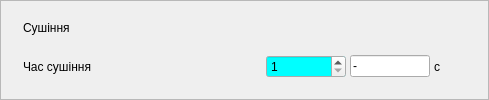
       <widget class="QFrame" name="f_7">
        <property name="frameShape">
         <enum>QFrame::StyledPanel</enum>
        </property>
        <property name="frameShadow">
         <enum>QFrame::Raised</enum>
        </property>
        <layout class="QGridLayout" name="gridLayout_6">
         <property name="leftMargin">
          <number>4</number>
         </property>
         <property name="topMargin">
          <number>4</number>
         </property>
         <property name="rightMargin">
          <number>4</number>
         </property>
         <property name="bottomMargin">
          <number>4</number>
         </property>
         <property name="spacing">
          <number>4</number>
         </property>
         <item row="1" column="2">
          <widget class="QSpinBox" name="Tnt_zd">
           <property name="minimumSize">
            <size>
             <width>80</width>
             <height>0</height>
            </size>
           </property>
           <property name="palette">
            <palette>
             <active>
              <colorrole role="Base">
               <brush brushstyle="SolidPattern">
                <color alpha="255">
                 <red>0</red>
                 <green>255</green>
                 <blue>255</blue>
                </color>
               </brush>
              </colorrole>
             </active>
             <inactive>
              <colorrole role="Base">
               <brush brushstyle="SolidPattern">
                <color alpha="255">
                 <red>0</red>
                 <green>255</green>
                 <blue>255</blue>
                </color>
               </brush>
              </colorrole>
             </inactive>
             <disabled>
              <colorrole role="Base">
               <brush brushstyle="SolidPattern">
                <color alpha="255">
                 <red>244</red>
                 <green>244</green>
                 <blue>244</blue>
                </color>
               </brush>
              </colorrole>
             </disabled>
            </palette>
           </property>
           <property name="toolTip">
            <string>Заданий час сушіння</string>
           </property>
           <property name="minimum">
            <number>1</number>
           </property>
           <property name="maximum">
            <number>200</number>
           </property>
          </widget>
         </item>
         <item row="0" column="0">
          <widget class="QCheckBox" name="cb_nt">
           <property name="styleSheet">
            <string notr="true">QCheckBox{
min-width: 14px;
min-height: 14px;
max-width: 14px;
max-height: 14px;
}
QCheckBox:checked
{
	
	image: url(:/butons/pict/bool_green_true_48x48.png);
}

QCheckBox:unchecked
{
	
	image: url(:/butons/pict/bool_green_false_48x48.png);
	
}

QCheckBox:indicator
{
	background: rgba(0, 0, 0, 0);
	height: 14px;
	width: 14px;
}
</string>
           </property>
           <property name="text">
            <string>CheckBox</string>
           </property>
          </widget>
         </item>
         <item row="1" column="1">
          <widget class="QLabel" name="label_27">
           <property name="sizePolicy">
            <sizepolicy hsizetype="Minimum" vsizetype="Preferred">
             <horstretch>0</horstretch>
             <verstretch>0</verstretch>
            </sizepolicy>
           </property>
           <property name="minimumSize">
            <size>
             <width>239</width>
             <height>0</height>
            </size>
           </property>
           <property name="text">
            <string>Час сушіння</string>
           </property>
          </widget>
         </item>
         <item row="1" column="4">
          <widget class="QLabel" name="label_28">
           <property name="text">
            <string>c</string>
           </property>
          </widget>
         </item>
         <item row="1" column="3">
          <widget class="QLineEdit" name="T_nt">
           <property name="sizePolicy">
            <sizepolicy hsizetype="Minimum" vsizetype="Fixed">
             <horstretch>0</horstretch>
             <verstretch>0</verstretch>
            </sizepolicy>
           </property>
           <property name="minimumSize">
            <size>
             <width>80</width>
             <height>0</height>
            </size>
           </property>
           <property name="maximumSize">
            <size>
             <width>80</width>
             <height>16777215</height>
            </size>
           </property>
           <property name="baseSize">
            <size>
             <width>0</width>
             <height>0</height>
            </size>
           </property>
           <property name="toolTip">
            <string>Фактичний час сушіння цукру</string>
           </property>
           <property name="text">
            <string>-</string>
           </property>
           <property name="readOnly">
            <bool>true</bool>
           </property>
          </widget>
         </item>
         <item row="1" column="5">
          <spacer name="horizontalSpacer_6">
           <property name="orientation">
            <enum>Qt::Horizontal</enum>
           </property>
           <property name="sizeHint" stdset="0">
            <size>
             <width>40</width>
             <height>20</height>
            </size>
           </property>
          </spacer>
         </item>
         <item row="0" column="1" colspan="5">
          <widget class="QLabel" name="label_26">
           <property name="text">
            <string>Сушіння</string>
           </property>
          </widget>
         </item>
        </layout>
       </widget>
